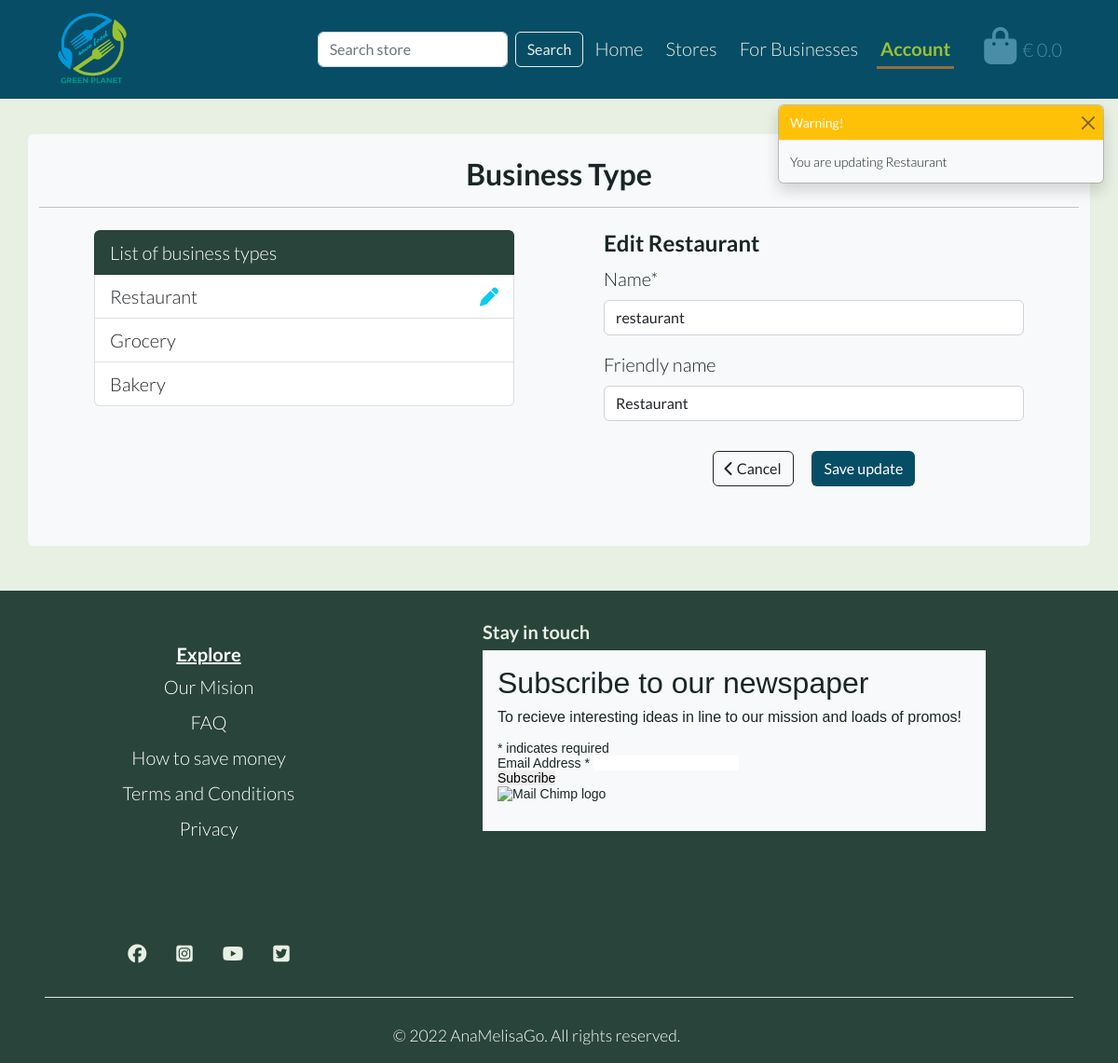
Page /stores/edit_business_type/24 (signed in) on the committed database.
### store/models.py (models this page shows, shortened)
class BusinessType(models.Model):
    name = models.CharField(max_length=255)
    friendly_name = models.CharField(max_length=255, null=True, blank=True)

### store/views.py (the view)
@login_required
def edit_business_type(request, type_id):
    if not request.user.is_superuser:
        messages.error(request, 'RESTRICTED PAGE! Only staff members\
             can access this page. Sorry!')
        return redirect(reverse('home'))
    business_type = BusinessType.objects.all()
    btype = get_object_or_404(BusinessType, pk=type_id)
    if request.method == 'POST':
        form = BusinessTypeForm(request.POST, instance=btype)
        if form.is_valid():
            form.save()
            messages.info(request, 'You  have updated successfully!')
            return redirect(reverse('add_business_type'))
        else:
            messages.error(request,
                           ('Update error. '
                            'Please make sure the form is valid.'))
    else:
        form = BusinessTypeForm(instance=btype)
        messages.warning(request, f'You are updating {btype.friendly_name}')
    template = 'stores/edit_business_type.html'
    context = {
        'account': 'active',
        'form': form,
        'business_type': business_type,
        'btype': btype,
    }
    return render(request, template, context)

### store/forms.py
class BusinessTypeForm(forms.ModelForm):
    class Meta:
        model = BusinessType
        fields = '__all__'

### bag/contexts.py (called while the page is built, shortened)
def bag_contents(request):
    b_type = BusinessType.objects.all()
    bag_items = []
    grand_total = 0
    bag = request.session.get('bag', {})
    context = {
        'bag_items': bag_items,
        'grand_total': grand_total,
        'b_type': b_type,
    }
    return context

### store/templates/stores/edit_business_type.html (shortened to what this page needs)
{% extends "base.html" %}
{% load static %}
{% load crispy_forms_tags %}
{% block content %}
<div class="container py-3 mt-md-5 mt-4 mb-5 bg-light rounded py-2">
    <div class="row">
        <div class="col-12 text-center py-2">
            <h2 class="fw-bold">Business Type</h2>
            <hr class="my-3">
        </div>
    </div>
    <div class="row d-flex justify-content-center gap-5">
        <div class="col-md-5 col-12 me-md-4">
            <div class="list-group">
                <div class="list-group-item bg-dark-tree text-white" aria-current="true">List of business types</div>
                {% for type in business_type %}
                    <div class="list-group-item d-flex justify-content-between">
                        {% if type.id == btype.id %}
                            <span>
                                {{ type.friendly_name }}
                            </span>
                            <span class="horizontal-shake">
                                <i class="fas fa-pen text-info"></i>
                            </span>
                        {% else %}
                            <span>{{ type.friendly_name }}</span>
                        {% endif %}
                    </div>
                {% endfor %}
            </div>
        </div>
        <div class="col-md-5 col-12">
            <h4 class="fw-bold">Edit {{ btype.friendly_name }}</h4>
            <form method="POST" action="{% url 'edit_business_type' btype.id %}" class="form mb-5" enctype="multipart/form-data">
                {{ form | crispy }}
                <div class="text-center">
                    <a href="{% url 'add_business_type' %}" class="btn btn-outline-dark mx-2 mt-3"><i
                            class="fas fa-chevron-left"></i> Cancel</a>
                    <button class="btn btn-dark-ocean mx-2 mt-3" type="submit">Save update</button>
                </div>
            </form>
        </div>
    </div>
</div>
{% endblock %}

### static/css/base.css (style rules this page uses)
:root { --planet-trans-cloud: rgba(194, 219, 232, 0.75); --planet-trans-black: rgba(26, 38, 38, 0.3); --planet-black-night: #1a2626; --planet-dark-tree: #29443b; --planet-dark-ocean: #074d66; --planet-sky-blue: #4a8da7; --planet-white-leaf: #e7f0e3; --planet-brown-leaf: #946C3E; --planet-yellow-leaf: #99C233; }
* { padding: 0; margin: 0; border: none; }
html { height: 100%; }
body { background-color: var(--planet-white-leaf); font-weight: 300; color: var(--planet-black-night); font-size: 20px; font-family: 'Lato', sans-serif; }
a { color: var(--planet-black-night); text-decoration: none; }
.bg-dark-tree { background-color: var(--planet-dark-tree); }
.btn-dark-ocean { background-color: var(--planet-dark-ocean); color: #fff; }
span.horizontal-shake { animation: horizontal-shaking 0.35s infinite; }

### rows in the picture
BusinessType: friendly_name "Restaurant", name "restaurant"
BusinessType: friendly_name "Grocery"
BusinessType: friendly_name "Bakery"

### other values in the picture
{{ message }} "You are updating Restaurant"
